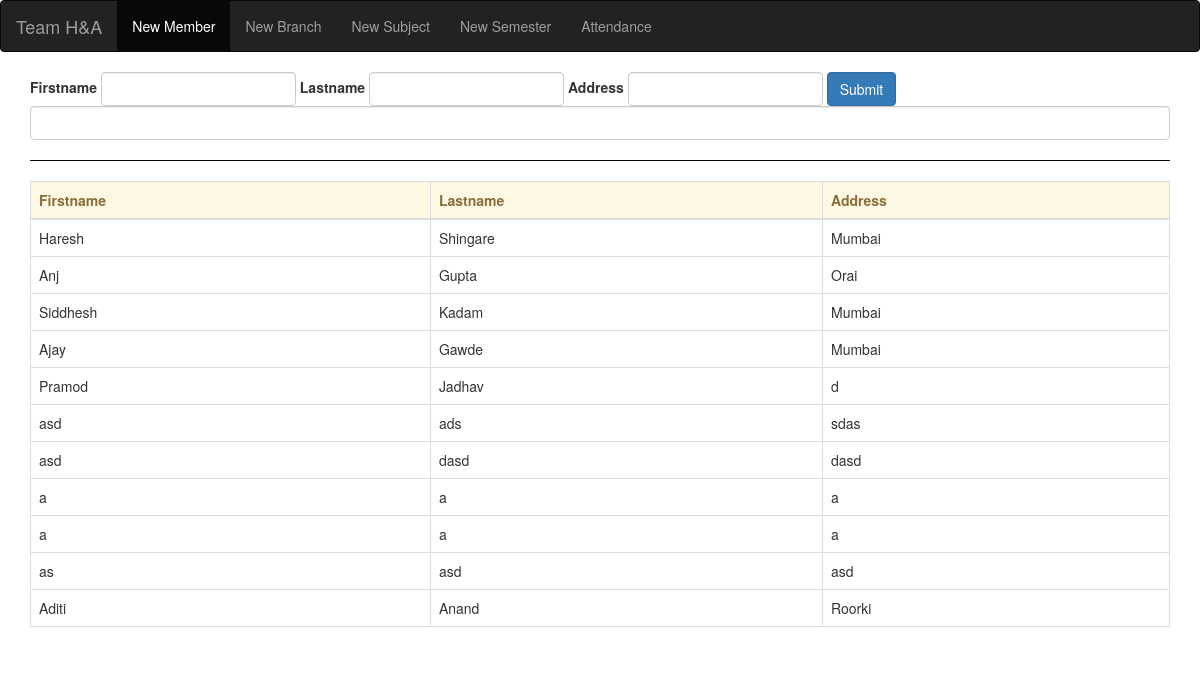
The page / on the database its author committed.
### blog/models.py (models this page shows, shortened)
class Member(models.Model):
    firstname = models.CharField(max_length=50, null=False, blank=False)
    lastname = models.CharField(max_length=50)
    address = models.CharField(max_length=50)

### blog/views.py (the view)
# urls.py: path("", views.index, name='index'),
def index(request):
    if request.GET and request.is_ajax():
        members = Member.objects.filter(firstname=request.GET['mname'])
        json_models = serializers.serialize("json", members)
        print(json_models)
        return HttpResponse(json_models)
    members = Member.objects.all()
    return render(request, 'blog/index.html', {'members': members})

### blog/templates/blog/index.html (shortened to what this page needs)
{% extends 'blog/nav.html' %}
{% block body %}
    <form method="POST">
        <div class="form-inline">
            <label>Firstname</label>
               <input type="text" id="firstname" class="form-control"/>
            <label>Lastname</label>
                <input type="text" id="lastname" class="form-control"/>
            <label>Address</label>
            <input type="text" id="address" class="form-control"/>
            <button type="button" class="btn btn-primary form-control" id="submit">Submit</button>
        </div>
    </form>
    <form method="POST">
        <input type="text" id="mname" class="form-control"/>
    </form>
    <hr style="border-top:1px solid #000; clear:both;"/>
    <table class="table table-bordered">
        <thead class="alert-warning">
            <tr>
                <th>Firstname</th>
                <th>Lastname</th>
                <th>Address</th>
            </tr>
        </thead>
        <tbody>
            {% for member in members %}
            <tr>
                <td>{{ member.firstname }}</td>
                <td>{{ member.lastname }}</td>
                <td>{{ member.address  }}</td>
            </tr>
            {% endfor %}
        </tbody>
    </table>
{% endblock %}

### rows shown on the page
Member: firstname "Haresh", lastname "Shingare", address "Mumbai"
Member: firstname "Anj", lastname "Gupta", address "Orai"
Member: firstname "Siddhesh", lastname "Kadam", address "Mumbai"
Member: firstname "Ajay", lastname "Gawde", address "Mumbai"
Member: firstname "Pramod", lastname "Jadhav", address "d"
Member: firstname "asd", lastname "ads", address "sdas"
Member: firstname "asd", lastname "dasd", address "dasd"
Member: firstname "a", lastname "a", address "a"
Member: firstname "a", lastname "a", address "a"
Member: firstname "as", lastname "asd", address "asd"
Member: firstname "Aditi", lastname "Anand", address "Roorki"
